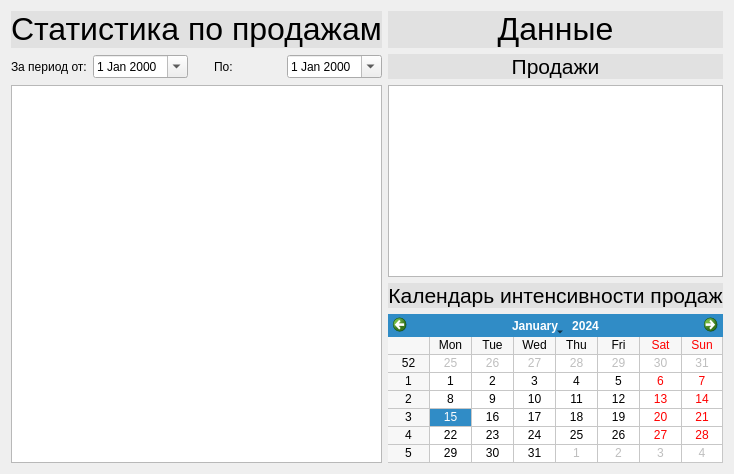
              <widget class="QWidget" name="tabStatistic">
               <attribute name="title">
                <string>Статистика</string>
               </attribute>
               <layout class="QHBoxLayout" name="horizontalLayout_37">
                <item>
                 <layout class="QVBoxLayout" name="verticalLayout_16">
                  <item>
                   <widget class="QLabel" name="label_50">
                    <property name="styleSheet">
                     <string notr="true">QLabel { background-color: rgb(225, 225, 225) }</string>
                    </property>
                    <property name="text">
                     <string>&lt;html&gt;&lt;head/&gt;&lt;body&gt;&lt;p align=&quot;center&quot;&gt;&lt;span style=&quot; font-size:24pt;&quot;&gt;Статистика по продажам&lt;/span&gt;&lt;/p&gt;&lt;/body&gt;&lt;/html&gt;</string>
                    </property>
                   </widget>
                  </item>
                  <item>
                   <layout class="QHBoxLayout" name="horizontalLayout_36">
                    <item>
                     <widget class="QLabel" name="label_51">
                      <property name="text">
                       <string>За период от:</string>
                      </property>
                     </widget>
                    </item>
                    <item>
                     <widget class="QDateEdit" name="statisticStartPeriod">
                      <property name="enabled">
                       <bool>true</bool>
                      </property>
                      <property name="wrapping">
                       <bool>false</bool>
                      </property>
                      <property name="frame">
                       <bool>true</bool>
                      </property>
                      <property name="buttonSymbols">
                       <enum>QAbstractSpinBox::UpDownArrows</enum>
                      </property>
                      <property name="keyboardTracking">
                       <bool>true</bool>
                      </property>
                      <property name="showGroupSeparator" stdset="0">
                       <bool>false</bool>
                      </property>
                      <property name="minimumDate">
                       <date>
                        <year>1900</year>
                        <month>9</month>
                        <day>14</day>
                       </date>
                      </property>
                      <property name="calendarPopup">
                       <bool>true</bool>
                      </property>
                     </widget>
                    </item>
                    <item>
                     <spacer name="verticalSpacer_5">
                      <property name="orientation">
                       <enum>Qt::Vertical</enum>
                      </property>
                      <property name="sizeType">
                       <enum>QSizePolicy::Minimum</enum>
                      </property>
                      <property name="sizeHint" stdset="0">
                       <size>
                        <width>20</width>
                        <height>25</height>
                       </size>
                      </property>
                     </spacer>
                    </item>
                    <item>
                     <widget class="QLabel" name="label_52">
                      <property name="text">
                       <string>По:</string>
                      </property>
                     </widget>
                    </item>
                    <item>
                     <widget class="QDateEdit" name="statisticEndPeriod">
                      <property name="enabled">
                       <bool>true</bool>
                      </property>
                      <property name="wrapping">
                       <bool>false</bool>
                      </property>
                      <property name="frame">
                       <bool>true</bool>
                      </property>
                      <property name="buttonSymbols">
                       <enum>QAbstractSpinBox::UpDownArrows</enum>
                      </property>
                      <property name="keyboardTracking">
                       <bool>true</bool>
                      </property>
                      <property name="showGroupSeparator" stdset="0">
                       <bool>false</bool>
                      </property>
                      <property name="minimumDate">
                       <date>
                        <year>1900</year>
                        <month>9</month>
                        <day>14</day>
                       </date>
                      </property>
                      <property name="calendarPopup">
                       <bool>true</bool>
                      </property>
                     </widget>
                    </item>
                   </layout>
                  </item>
                  <item>
                   <widget class="QTableView" name="statisticTable"/>
                  </item>
                 </layout>
                </item>
                <item>
                 <layout class="QVBoxLayout" name="verticalLayout_17">
                  <item>
                   <widget class="QLabel" name="label_55">
                    <property name="styleSheet">
                     <string notr="true">QLabel { background-color: rgb(225, 225, 225) }</string>
                    </property>
                    <property name="text">
                     <string>&lt;html&gt;&lt;head/&gt;&lt;body&gt;&lt;p align=&quot;center&quot;&gt;&lt;span style=&quot; font-size:24pt;&quot;&gt;Данные&lt;/span&gt;&lt;/p&gt;&lt;/body&gt;&lt;/html&gt;</string>
                    </property>
                   </widget>
                  </item>
                  <item>
                   <widget class="QLabel" name="label_53">
                    <property name="styleSheet">
                     <string notr="true">QLabel { background-color: rgb(225, 225, 225) }</string>
                    </property>
                    <property name="text">
                     <string>&lt;html&gt;&lt;head/&gt;&lt;body&gt;&lt;p align=&quot;center&quot;&gt;&lt;span style=&quot; font-size:16pt;&quot;&gt;Продажи&lt;/span&gt;&lt;/p&gt;&lt;/body&gt;&lt;/html&gt;</string>
                    </property>
                   </widget>
                  </item>
                  <item>
                   <widget class="QTableView" name="statisticSalesTable"/>
                  </item>
                  <item>
                   <widget class="QLabel" name="label_54">
                    <property name="styleSheet">
                     <string notr="true">QLabel { background-color: rgb(225, 225, 225) }</string>
                    </property>
                    <property name="text">
                     <string>&lt;html&gt;&lt;head/&gt;&lt;body&gt;&lt;p align=&quot;center&quot;&gt;&lt;span style=&quot; font-size:16pt;&quot;&gt;Календарь интенсивности продаж&lt;/span&gt;&lt;/p&gt;&lt;/body&gt;&lt;/html&gt;</string>
                    </property>
                   </widget>
                  </item>
                  <item>
                   <widget class="QCalendarWidget" name="statisticCalendar">
                    <property name="layoutDirection">
                     <enum>Qt::LeftToRight</enum>
                    </property>
                    <property name="autoFillBackground">
                     <bool>true</bool>
                    </property>
                    <property name="gridVisible">
                     <bool>true</bool>
                    </property>
                    <property name="verticalHeaderFormat">
                     <enum>QCalendarWidget::ISOWeekNumbers</enum>
                    </property>
                    <property name="navigationBarVisible">
                     <bool>true</bool>
                    </property>
                    <property name="dateEditEnabled">
                     <bool>true</bool>
                    </property>
                   </widget>
                  </item>
                 </layout>
                </item>
               </layout>
              </widget>
